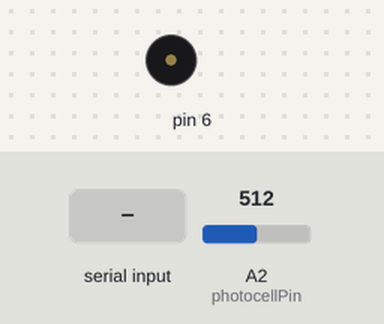
The sketch below on a simulated Arduino Uno, built with avr-gcc and run on an emulated ATmega328P. On the bench: buzzer (waves = sounding). The inputs (shaded band) are chosen by the test bench; at power-on: A2 (photocellPin) = 512. What the sketch prints to the serial monitor is not drawn.

Above: at 1.2 s.
1.3 s: "a" received over Serial
At 2.4 s:
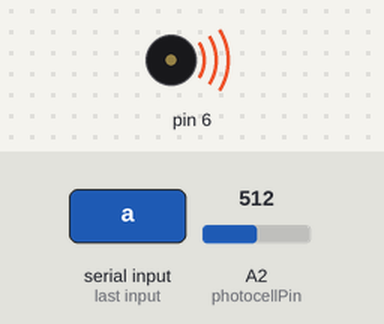
2.8 s: A2 (photocellPin) set to 636
5.8 s: A2 (photocellPin) set to 664
7.5 s: byte 103 (103) received over Serial
At 9.0 s:
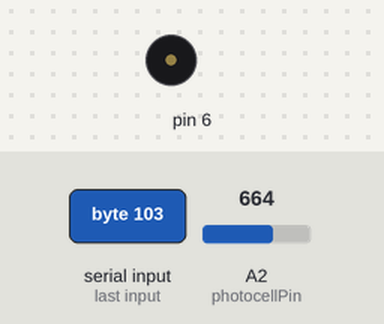
Timing chart, 0 to 10.1 s (numbered marks = the images above; inputs shaded):
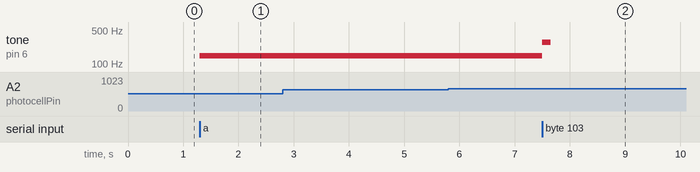

Measured:
- after the input at 1.3 s, tone on pin 6: silent → 147 Hz at once
- after the input at 2.8 s, every drawn part: stays the same
- after the input at 5.8 s, every drawn part: stays the same
- after the input at 7.5 s, tone on pin 6: 147 Hz → 278 Hz at once, → silent 0.15 s later

The sketch:

DAZUOYEBIANCHENG.ino
```cpp
int a = 0;
int photocellPin = 2; // 光敏電阻 (photocell) 接在 anallog pin 2
int photocellVal = 0; // photocell variable

void setup() {
  Serial.begin(9600);
  pinMode(6, OUTPUT);
}


void loop() {
  photocellVal = analogRead(photocellPin);
  if (photocellVal > 650)
  { Serial.write("a");
  }
  else
  {
    Serial.write("b");
  }
  if (Serial.available());
  if (photocellVal > 650) {
    { a = Serial.read();
      if (a == 97) {
        tone(6, 147);
        delay(150);
        noTone(6);
        delay(1);
      }
      else if (a == 98) {
        tone(6, 165);
        delay(150);
        noTone(6);
        delay(1);
      }
      else if (a == 99) {
        tone(6, 175);
        delay(150);
        noTone(6);
        delay(1);
      }
      else if (a == 100) {
        tone(6, 196);
        delay(150);
        noTone(6);
        delay(1);
      }
      else if (a == 101) {
        tone(6, 221);
        delay(150);
        noTone(6);
        delay(1);
      }
      else if (a == 102) {
        tone(6, 248);
        delay(150);
        noTone(6);
        delay(1);
      }
      else if (a == 103) {
        tone(6, 278);
        delay(150);
        noTone(6);
        delay(1);
      }
      else if (a == 104) {
        tone(6, 294);
        delay(150);
        noTone(6);
        delay(1);
      }
      else if (a == 105) {
        tone(6, 330);
        delay(150);
        noTone(6);
        delay(1);
      }
      else if (a == 106) {
        tone(6, 352);
        delay(150);
        noTone(6);
        delay(1);
      }
      else if (a == 107) {
        tone(6, 393);
        delay(150);
        noTone(6);
        delay(1);
      }
      else if (a == 108) {
        tone(6, 441);
        delay(150);
        noTone(6);
        delay(1);
      }
      else if (a == 109) {
        tone(6, 495);
        delay(150);
        noTone(6);
        delay(1);
      }
      else if (a == 110) {
        tone(6, 556);
        delay(150);
        noTone(6);
        delay(1);
      }
      else if (a == 111) {
        tone(6, 160);
        delay(150);
        noTone(6);
        delay(1);
      }
      else if (a == 112) {
        tone(6, 169);
        delay(150);
        noTone(6);
        delay(1);
      }
      else if (a == 113) {
        tone(6, 208.5);
        delay(150);
        noTone(6);
        delay(1);
      }
      else if (a == 114) {
        tone(6, 234.5);
        delay(150);
        noTone(6);
        delay(1);
      }
      else if (a == 115) {
        tone(6, 263);
        delay(150);
        noTone(6);
        delay(1);
      }
      else if (a == 116) {
        tone(6, 312);
        delay(150);
        noTone(6);
        delay(1);
      }
      else if (a == 117) {
        tone(6, 341);
        delay(150);
        noTone(6);
        delay(1);
      }
      else if (a == 118) {
        tone(6, 417);
        delay(150);
        noTone(6);
        delay(1);
      }
      else if (a == 119) {
        tone(6, 468);
        delay(150);
        noTone(6);
        delay(1);
      }
      else if (a == 120) {
        tone(6, 525.5);
        delay(150);
        noTone(6);
        delay(1);
      }
    }
  }
  else if (photocellVal < 650)
  {
    { a = Serial.read();
      if (a == 97) {
        tone(6, 147);

      }
      else if (a == 98) {
        tone(6, 165);

      }
      else if (a == 99) {
        tone(6, 175);

      }
      else if (a == 100) {
        tone(6, 196);

      }
      else if (a == 101) {
        tone(6, 221);

      }
      else if (a == 102) {
        tone(6, 248);

      }
      else if (a == 103) {
        tone(6, 278);

      }
      else if (a == 104) {
        tone(6, 294);

      }
      else if (a == 105) {
        tone(6, 330);

      }
      else if (a == 106) {
        tone(6, 352);

      }
      else if (a == 107) {
        tone(6, 393);

      }
      else if (a == 108) {
        tone(6, 441);

      }
      else if (a == 109) {
        tone(6, 495);

      }
      else if (a == 110) {
        tone(6, 556);

      }
      else if (a == 111) {
        tone(6, 160);

      }
      else if (a == 112) {
        tone(6, 169);

      }
      else if (a == 113) {
        tone(6, 208.5);

      }
      else if (a == 114) {
        tone(6, 234.5);

      }
      else if (a == 115) {
        tone(6, 263);

      }
      else if (a == 116) {
        tone(6, 312);

      }
      else if (a == 117) {
        tone(6, 341);

      }
      else if (a == 118) {
        tone(6, 417);

      }
      else if (a == 119) {
        tone(6, 468);

      }
      else if (a == 120) {
        tone(6, 525.5);

      }
    }
  }
}
```
